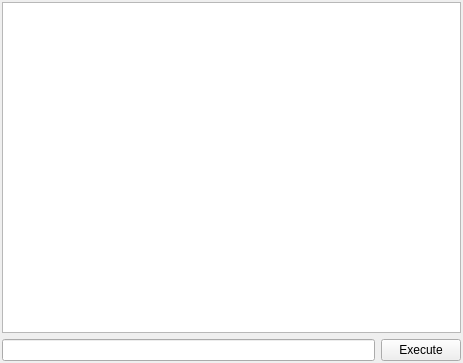
<?xml version="1.0" encoding="UTF-8"?>
<ui version="4.0">
 <class>ConsoleWidget</class>
 <widget class="QWidget" name="ConsoleWidget">
  <property name="geometry">
   <rect>
    <x>0</x>
    <y>0</y>
    <width>463</width>
    <height>363</height>
   </rect>
  </property>
  <property name="windowTitle">
   <string>Render Master Console</string>
  </property>
  <layout class="QVBoxLayout" name="verticalLayout">
   <property name="leftMargin">
    <number>2</number>
   </property>
   <property name="topMargin">
    <number>2</number>
   </property>
   <property name="rightMargin">
    <number>2</number>
   </property>
   <property name="bottomMargin">
    <number>2</number>
   </property>
   <item>
    <widget class="QPlainTextEdit" name="plainTextEdit">
     <property name="readOnly">
      <bool>true</bool>
     </property>
    </widget>
   </item>
   <item>
    <layout class="QHBoxLayout" name="horizontalLayout">
     <item>
      <widget class="QLineEdit" name="lineEdit"/>
     </item>
     <item>
      <widget class="QPushButton" name="pushButton">
       <property name="text">
        <string>Execute</string>
       </property>
      </widget>
     </item>
    </layout>
   </item>
  </layout>
 </widget>
 <tabstops>
  <tabstop>lineEdit</tabstop>
  <tabstop>pushButton</tabstop>
  <tabstop>plainTextEdit</tabstop>
 </tabstops>
 <resources/>
 <connections/>
</ui>
